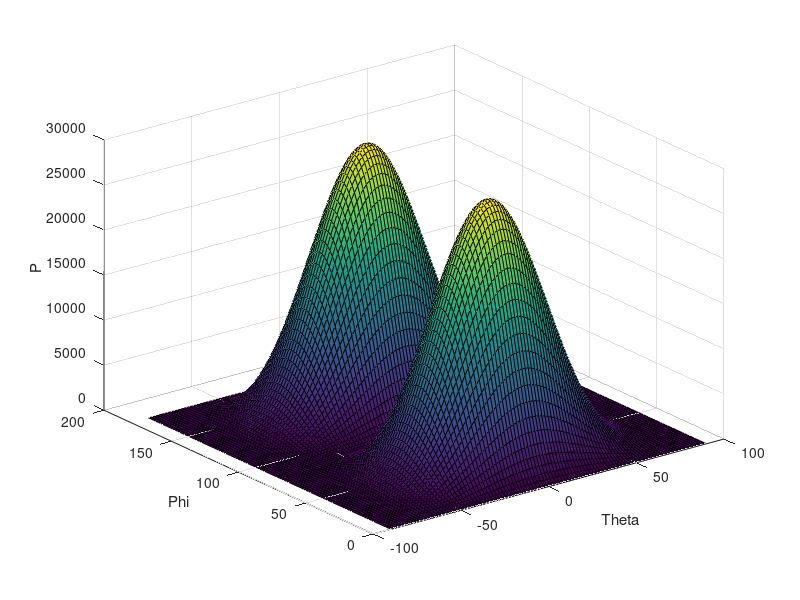

This chart was generated by the following MATLAB code:
clear all; clc;

%Planar antenna on xy-plane
%Good

f = 25; %frequency in GHz
%t = 0:0.25:1; %time sampling in ns
%A = 1 ; %amplitude in m

c = 3e8 ; %speed of light in m/s

Pos_x = 0:1:5; %position of elements of antenna array
Pos_y = 0:1:7; %position of elements of antenna array

omega = 2*pi*f;
lambda = c/(f*10^9); %wavelength in m

Delta = lambda/2; %distance between 2 elements in m

s = [10];

theta_DOA = [30];
phi_DOA = [45];

for i = 1:length(theta_DOA)
    mu_DOA = -2*pi/lambda*Delta*cos(deg2rad(theta_DOA(i)))*sin(deg2rad(phi_DOA(i)))*Pos_x';
    a_mu_DOA(:,i) = transpose(exp(1j*mu_DOA));
    
    nu_DOA = -2*pi/lambda*Delta*sin(deg2rad(theta_DOA(i)))*sin(deg2rad(phi_DOA(i)))*Pos_y';
    a_nu_DOA(:,i) = transpose(exp(1j*nu_DOA)); 
end

SNR = db2pow(inf);

%x = awgn(a_DOA*transpose(s), SNR, 'measured');
x = reshape(awgn(s*a_mu_DOA*transpose(a_nu_DOA), SNR, 'measured'),[],1);

%w = reshape(mu_DOA*nu_DOA',[],1);
%y = reshape(a_mu_DOA*a_nu_DOA',[],1);

%z = mu_DOA'*Y*nu_DOA;

R = x*x';

%P = w'*R*w/(length(Pos_x)*length(Pos_y));


for i = 1:101
    theta(i) = -pi/2 + (i-1)*pi/100;
    theta_plot(i) = rad2deg(theta(i));
    
    
    
    for j = 1:101
        phi(j) = 0 + (j-1)*pi/100;
        phi_plot(j) = rad2deg(phi(j));
        
        mu(:,i,j) = -2*pi/lambda*Delta*cos(theta(i))*sin(phi(j))*Pos_x';
        a_mu(:,i,j) = transpose(exp(1j*mu(:,i,j)));
        
        nu(:,i,j) = -2*pi/lambda*Delta*sin(theta(i))*sin(phi(j))*Pos_y';
        a_nu(:,i,j) = transpose(exp(1j*nu(:,i,j)));
    end
end


for i = 1:101
    for j = 1:101
        w(:,i,j) = reshape(mu(:,i,j)*nu(:,i,j)',[],1);
        
        a(:,i,j) = reshape(a_mu(:,i,j)*transpose(a_nu(:,i,j)),[],1);
        
        %R = y(:,i,j)*y(:,i,j)';
        
        P(i,j) = w(:,i,j)'*R*w(:,i,j)/(length(Pos_x)*length(Pos_y));
        
        %P(i,j) = a(:,i,j)'*R*a(:,i,j)/(a(:,i,j)'*a(:,i,j));
        %P(i,j) = 1/(a(:,i,j)'*inv(R)*a(:,i,j));
    end
end

surf(theta_plot,phi_plot,abs(P));

%hold on
xlabel('Theta')
ylabel('Phi')
zlabel('P')


%[V,D] = eig(R);

%q = diag(D);

%[B,I] = mink(q, length(Pos) - length(theta_DOA));

%V(:,length(Pos_x)-length(theta_DOA)+1:length(Pos_x)) = [];
%V = fliplr(V);

%{
for i = 1:1000
    theta(i) = -pi/2 + (i-1)*pi/1000;
    theta_plot(i) = rad2deg(theta(i));
    mu(i) = -2*pi/lambda*Delta*sin(theta(i));
    
    a(:,i) = transpose(exp(1j*mu(i)*Pos_x));
    %P(i) = trace(a(:,i)*inv(a(:,i)'*a(:,i))*a(:,i)'*R);
    P(i) = 1/(a(:,i)'*V*V'*a(:,i));
end

[peaks ind] = findpeaks(abs(P));

[top_peaks ind_top] = maxk(peaks, length(theta_DOA));

DOA = theta_plot(ind(ind_top))


figure(1); clf;
f1 = plot(theta_plot, P);
%}